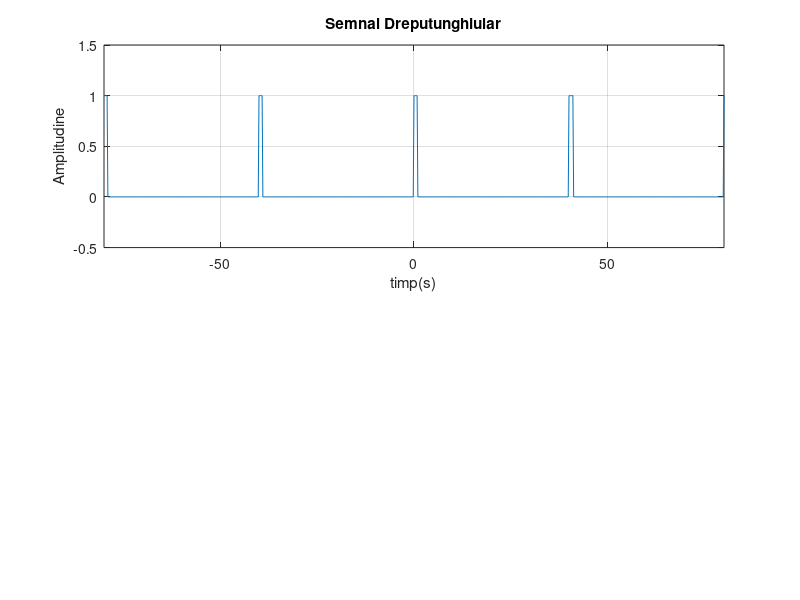

MATLAB code for this plot: (Note: this script raises an error after producing the figure.)
k=-50:1:50;
T=40;%perioada
f=1/40;%frecventa 
wo=2*pi*f;
duty=(1/40)*100;%factorul de umplere al semnalului conform  numarului de
%ordine (1) din lista cu studenti furnizata de seful grupei
timp=-80:0.2:80;%rezolutie temporala pentru afisarea a 4 perioade

figure (1)

sq=0.5+0.5*square(2*pi*1/40*timp,duty);%semnalul dreptunghiular
subplot(2,1,1)
plot(timp,sq),grid,axis([-80 80 -0.5 1.5]),xlabel('timp(s)'),
ylabel('Amplitudine'),title('Semnal Dreputunghiular');%se afiseaza semnalul

%Calcul coeficienti
syms t %se creeaza o variabila simbolica pentru a face posibila integrarea 
Xk=1/40*int(1*exp(-i*k*2*pi*f*t),t,0,1)%xd sparge integrala in 2, cu capete
%de la 0 la 1 si de la 1 la 40. Integrala de la 1 la 40 este 0 pentru 
%ca semnalul pe acea portiune e 0.

%Spectru de Amplitudini
Ak=2*abs(Xk) %formula obtinuta la cursul de SS

Ak(51)=1/40*1 %componenta continua C(0)= 1/P* integrala din x(t) pe o perioada
%Este necesara calcularea acesteia in acest mod pentru ca exista un caz
%de nedefinire pentru ca Xk va fi egal cu (j/(2*k*pi))*(....) . Asadar am 
%calculat componenta continua cu formula specifica.
subplot(2,1,2)
stem(k,Ak),grid,axis([-5 5 0 1]),xlabel('k'),
ylabel('Ak'),title('Spectrul de Amplitudini');%se afiseaza spectrul;


figure (2)  %Figura 2 cu reconstructia semnalului;
%Semnalul dreptunghiular este format dintr-o suma de sinusuri;
%Semnalul dreptunghiular obtinut de square() este unul ideal;
%Adunarea mai multor sinusuri de frecvente = k*fo (fo este frecventa fundamentala)
%duce la obtinerea semnalului dreptunghiular;
%semnalul dreptunghiular ia forma sinusului cu frecventa fundamentala
%prin reconstructie se evidentiaza cele spuse mai sus
clear

T=40;
f=1/40;
wo=2*pi*f;
duty=(1/40)*100;

kneg=-50:-1;  %Am decis sa impart N=-50:1:50 in pozitiv, negativ si 0
%pentru ca C(0) va duce la un caz de nedefinire pentru ca 
%Xk va fi egal cu (j/(2*k*pi))*.... .Asadar am sa calculez componenta
%continua cu formula specifica.
kpoz=1:50;
 k=kneg;
 Cneg=j*(exp(-j*k*34/40*pi)-1)./(2*pi*k);
 k=kpoz;
 Cpoz=j*(exp(-j*k*34/40*pi)-1)./(2*pi*k);
 C0=1/40;
 k=[kneg,0,kpoz]; %concatenez k
 C=[Cneg,C0,Cpoz];%concatenez coeficientii 
 n=0;
 for t=-80:.02:80
n=n+1;
%se creeaza un vector ftrunc care ia valoarea fiecarei sume dintre 
%elementele vectorului C.*(exp(j*k*2*pi*t/40)) la fiecare moment de timp

ftrunc(n)=sum(C.*(exp(j*k*2*pi*t/40)));%se scrie functia pentru recontructia
%semnalului
end
 t=-80:.02:80;
 sq=0.5+0.5*square(2*pi*1/40*t,duty);
 
 subplot(2,1,1);
 plot(t,real(ftrunc),':b',t,sq,'k'),grid,xlabel('timp(s)'),
ylabel('Amplitudine'),title('Reconstructia semnalului N=50');%se afiseaza semnalul
 %reconstructia semnalului peste semnalul dreptunghiular pentru a se 
 %vedea diferenta dintre cele doua
 
 subplot(2,1,2);
 plot(t,real(ftrunc),':b',t,sq,'k'),grid,axis([-5 45 -0.2 1.2 ]),xlabel('timp(s)'),
ylabel('Amplitudine'),title('Reconstructia semnalului N=50');
%zoom in pe reconstructie

%In concluzie,seria Fourier este reprezentarea semnalului sub forma de suma pana la
%infinit din sinusuri si cosinusuri,exponentiale, sau armonici; Se observa din cursuri
%ca semnalul poate fi analizat pe esantioane si aproximat astfel incat sa se obtina un
%model cat mai apropiat de cel real cu o eroare cat mai mica. Astfel, se esantioneaza si 
%se calculeaza coeficientii seriei Fourier.

